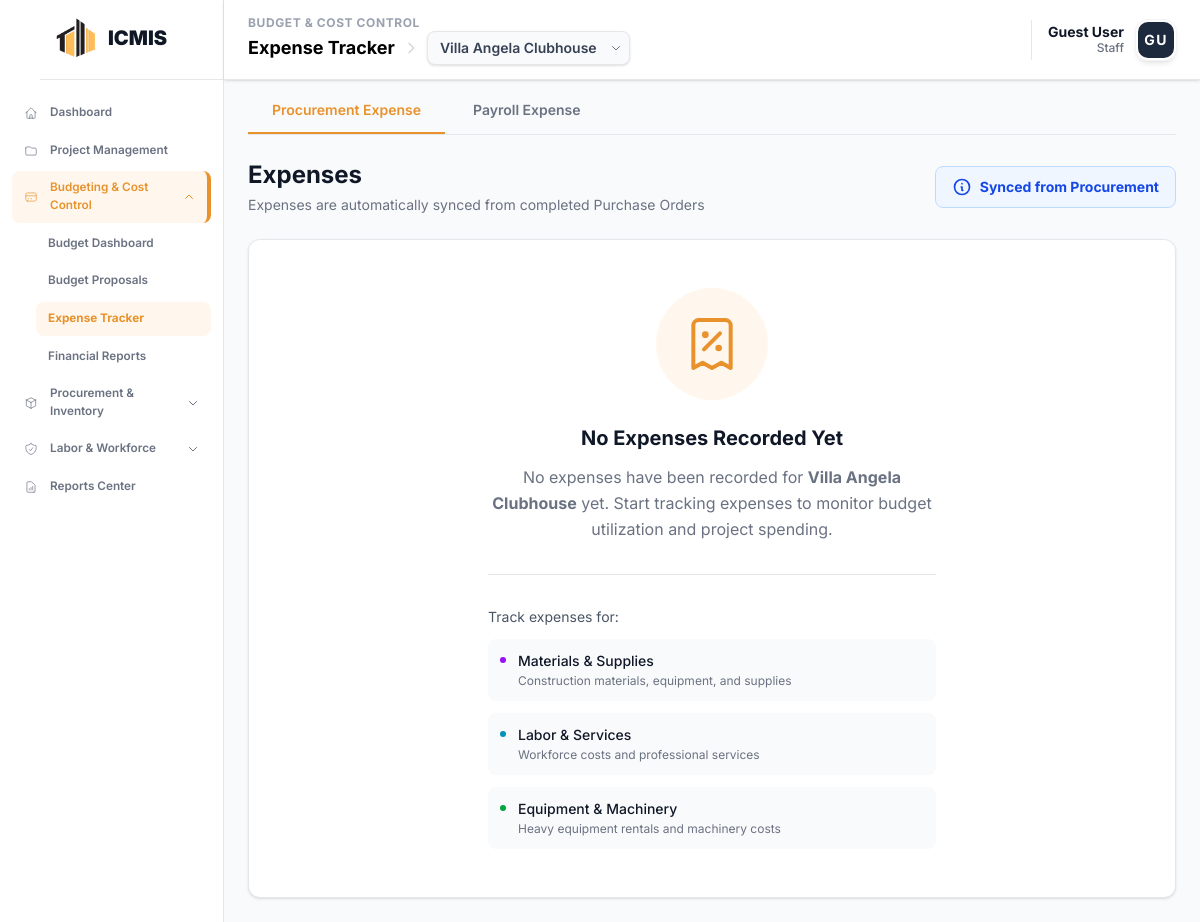
The page /modules/budget/expenses.php on the database as committed earlier.
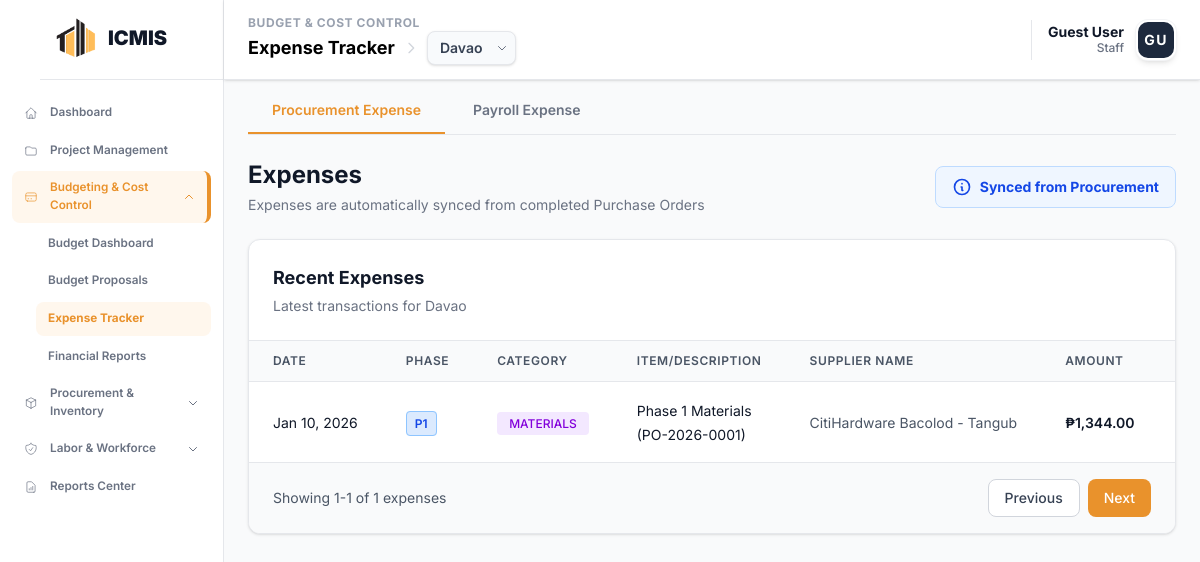
The same page on the database as committed later.
### tables this page shows
CREATE TABLE `icmis_projects` (
  `project_id` int NOT NULL,
  `project_code` varchar(20) NOT NULL,
  `project_name` varchar(255) NOT NULL,
  `description` text,
  `location` varchar(255) DEFAULT NULL,
  `status` enum('Planning','In Progress','Active','On Hold','Completed','Cancelled') DEFAULT 'Planning',
  `start_date` date DEFAULT NULL,
  `end_date` date DEFAULT NULL,
  `completion_rate` decimal(5,2) DEFAULT '0.00',
  `project_manager_id` int DEFAULT NULL,
  `total_budget` decimal(15,2) DEFAULT '0.00'
);

CREATE TABLE `procurement_purchase_orders` (
  `po_id` int NOT NULL,
  `po_reference` varchar(50) NOT NULL,
  `project_id` int NOT NULL,
  `phase_id` int DEFAULT NULL,
  `supplier_id` int NOT NULL,
  `order_title` varchar(255) DEFAULT NULL,
  `order_date` date DEFAULT (curdate()),
  `total_amount` decimal(15,2) DEFAULT '0.00',
  `status` enum('PENDING','APPROVED','REJECTED','COMPLETED') DEFAULT 'PENDING',
  `created_by_user_id` int DEFAULT NULL
);

CREATE TABLE `procurement_suppliers` (
  `supplier_id` int NOT NULL,
  `supplier_name` varchar(100) NOT NULL,
  `contact_person` varchar(100) DEFAULT NULL,
  `contact_number` varchar(20) DEFAULT NULL,
  `email` varchar(100) DEFAULT NULL,
  `address` text,
  `status` enum('Active','Inactive') DEFAULT 'Active'
);

### modules/budget/project_context.php (called while the page is built, shortened)
<?php
function getProjectContext($conn) {
    $sql = "SELECT project_id FROM icmis_projects ORDER BY project_id DESC LIMIT 1";
    $result = $conn->query($sql);
    if ($result && $result->num_rows > 0) {
        $row = $result->fetch_assoc();
        $project_id = intval($row['project_id']);
        return $project_id;
    }
    return 0;
}
?>

### modules/budget/expenses.php (the view, shortened to what the changed rows need)
<?php
  include __DIR__ . '/project_context.php';
  $conn = getBudgetConnection();
  $selected_project_id = getProjectContext($conn);
  $sql_projects = "SELECT project_id, project_code, project_name FROM icmis_projects ORDER BY project_id DESC";
  $result_projects = $conn->query($sql_projects);
  $project_name = 'No Project Selected';
  if ($selected_project_id > 0) {
    $sql_project = "SELECT p.project_id, p.project_code, p.project_name,
                    (SELECT COALESCE(SUM(bp.total_amount), 0)
                     FROM budget_proposals bp
                     WHERE bp.project_id = p.project_id AND bp.status = 'APPROVED') as total_budget,
                    (SELECT COALESCE(SUM(po.total_amount), 0)
                     FROM procurement_purchase_orders po
                     WHERE po.project_id = p.project_id AND po.status = 'COMPLETED') as actual_spending
                    FROM icmis_projects p
                    WHERE p.project_id = ?";
    $stmt = $conn->prepare($sql_project);
    $stmt->bind_param("i", $selected_project_id);
    $stmt->execute();
    $result = $stmt->get_result();
    if ($result && $result->num_rows > 0) {
      $project = $result->fetch_assoc();
        $project_name = $project['project_name'];
      }
    }
    $expenses = [];
    if ($selected_project_id > 0) {
      $sql_expenses = "SELECT
                         po.po_id as expense_id,
                         po.po_id,
                         po.po_reference,
                         po.order_date as expense_date,
                         COALESCE(pp.phase_name, 'Phase 1: Mobilization') as phase,
                         'MATERIALS' as category,
                         CONCAT(po.order_title, ' (', po.po_reference, ')') as description,
                         po.total_amount as amount,
                         'APPROVED' as status,
                         s.supplier_name as supplier_name
                       FROM procurement_purchase_orders po
                       LEFT JOIN procurement_suppliers s ON po.supplier_id = s.supplier_id
                       LEFT JOIN icmis_project_phases pp ON po.phase_id = pp.phase_id
                       WHERE po.project_id = ? AND po.status = 'COMPLETED'
                       ORDER BY po.order_date DESC
                       LIMIT 10";
      $stmt_expenses = $conn->prepare($sql_expenses);
      $stmt_expenses->bind_param("i", $selected_project_id);
      $stmt_expenses->execute();
      $result_expenses = $stmt_expenses->get_result();
      if ($result_expenses && $result_expenses->num_rows > 0) {
        while ($row = $result_expenses->fetch_assoc()) {
          $expenses[] = $row;
        }
      }
    }
    $total_expenses = count($expenses);
?>
<!DOCTYPE html>
<html lang="en">
<head>
  <?php include __DIR__ . '/../../includes/head_assetsv2.php'; ?>
</head>
<body class="bg-gray-50">
  <?php
    include __DIR__ . '/../../includes/sidebar.php';
    include __DIR__ . '/../../includes/header.php';
  ?>
  <main class="ml-56 mt-16 p-6 transition-all duration-300 animate-fade-in">
      <div class="flex items-center justify-between mb-6">
        <div>
          <h1 class="text-2xl text-gray-900 font-bold">Expenses</h1>
        </div>
      </div>
      <div id="procurementView">
      <?php if (empty($expenses)): ?>
      <div class="bg-white rounded-xl border border-gray-200 shadow-sm p-12">
        <div class="max-w-md mx-auto text-center">
          <div class="flex justify-center mb-6">
            <div class="bg-orange-50 rounded-full p-6">
            </div>
          </div>
          <h2 class="text-xl text-gray-900 font-bold mb-3">No Expenses Recorded Yet</h2>
          <p class="text-gray-500 mb-8 leading-relaxed">
            <?php if ($selected_project_id > 0): ?>
              No expenses have been recorded for <strong><?php echo htmlspecialchars($project_name); ?></strong> yet.
              Start tracking expenses to monitor budget utilization and project spending.
            <?php else: ?>
              Please select a project from the dropdown above to view and track expenses.
            <?php endif; ?>
          </p>
          <div class="mt-8 pt-8 border-t border-gray-200">
            <p class="text-sm text-gray-600 mb-3 text-left">Track expenses for:</p>
            <div class="space-y-3">
              <div class="flex gap-3 bg-gray-50 rounded-lg p-3 text-left">
                <div class="shrink-0 mt-1.5">
                  <div class="w-1.5 h-1.5 bg-purple-600 rounded-full"></div>
                </div>
                <div>
                  <div class="text-sm text-gray-900 font-medium">Materials & Supplies</div>
                  <div class="text-xs text-gray-500 mt-0.5">Construction materials, equipment, and supplies</div>
                </div>
              </div>
              <div class="flex gap-3 bg-gray-50 rounded-lg p-3 text-left">
                <div class="shrink-0 mt-1.5">
                  <div class="w-1.5 h-1.5 bg-cyan-600 rounded-full"></div>
                </div>
                <div>
                  <div class="text-sm text-gray-900 font-medium">Labor & Services</div>
                  <div class="text-xs text-gray-500 mt-0.5">Workforce costs and professional services</div>
                </div>
              </div>
              <div class="flex gap-3 bg-gray-50 rounded-lg p-3 text-left">
                <div class="shrink-0 mt-1.5">
                  <div class="w-1.5 h-1.5 bg-green-600 rounded-full"></div>
                </div>
                <div>
                  <div class="text-sm text-gray-900 font-medium">Equipment & Machinery</div>
                  <div class="text-xs text-gray-500 mt-0.5">Heavy equipment rentals and machinery costs</div>
                </div>
              </div>
            </div>
          </div>
        </div>
      </div>
      <?php else: ?>
      <div class="bg-white border border-gray-200 rounded-xl shadow-sm overflow-hidden">
        <div class="p-6 border-b border-gray-200 flex items-center justify-between">
          <div>
            <h2 class="text-lg font-bold text-gray-900 mb-1">Recent Expenses</h2>
            <p class="text-sm text-gray-500">Latest transactions for <?php echo htmlspecialchars($project_name); ?></p>
          </div>
        </div>
        <div class="overflow-x-auto">
          <table class="w-full">
            <thead>
              <tr class="bg-gray-50 border-b border-gray-200">
                <th class="px-6 py-3 text-left text-xs font-semibold text-gray-600 uppercase tracking-wider">Date</th>
                <th class="px-6 py-3 text-left text-xs font-semibold text-gray-600 uppercase tracking-wider">Phase</th>
                <th class="px-6 py-3 text-left text-xs font-semibold text-gray-600 uppercase tracking-wider">Category</th>
                <th class="px-6 py-3 text-left text-xs font-semibold text-gray-600 uppercase tracking-wider">Item/Description</th>
                <th class="px-6 py-3 text-left text-xs font-semibold text-gray-600 uppercase tracking-wider">Supplier Name</th>
                <th class="px-6 py-3 text-left text-xs font-semibold text-gray-600 uppercase tracking-wider">Amount</th>
                <th class="px-6 py-3 text-center text-xs font-semibold text-gray-600 uppercase tracking-wider">Status</th>
              </tr>
            </thead>
            <tbody class="divide-y divide-gray-200">
                <?php foreach ($expenses as $expense): ?>
                  <tr class="hover:bg-gray-50 transition-colors duration-150">
                    <td class="px-6 py-4 whitespace-nowrap">
                      <span class="text-sm text-gray-900"><?php echo date('M d, Y', strtotime($expense['expense_date'])); ?></span>
                    </td>
                    <td class="px-6 py-4 whitespace-nowrap">
                      <?php
                        $phase_badge_colors = [
                          'Phase 1: Mobilization' => 'bg-blue-100 text-blue-700 border-blue-300',
                          'Phase 2: Structural' => 'bg-purple-100 text-purple-700 border-purple-300',
                          'Phase 3: MEPFS' => 'bg-orange-100 text-orange-700 border-orange-300',
                          'Phase 4: Finishing' => 'bg-green-100 text-green-700 border-green-300'
                        ];
                        $phase_display = $expense['phase'] ?? 'Phase 1: Mobilization';
                        $phase_number = substr($phase_display, 6, 1);
                        $phase_badge_class = $phase_badge_colors[$phase_display] ?? 'bg-gray-100 text-gray-700 border-gray-300';
                      ?>
                      <span class="<?php echo $phase_badge_class; ?> px-2 py-1 rounded border text-xs font-semibold">
                        P<?php echo $phase_number; ?>
                      </span>
                    </td>
                    <td class="px-6 py-4 whitespace-nowrap">
                      <?php
                        $category = strtolower($expense['category']);
                        $badge_colors = [
                          'materials' => 'bg-purple-100 text-purple-700',
                          'labor' => 'bg-cyan-100 text-cyan-700',
                          'equipment' => 'bg-green-100 text-green-700'
                        ];
                        $badge_class = $badge_colors[$category] ?? 'bg-gray-100 text-gray-700';
                      ?>
                      <span class="<?php echo $badge_class; ?> px-3 py-1 rounded text-xs font-medium">
                        <?php echo htmlspecialchars(ucfirst($expense['category'])); ?>
                      </span>
                    </td>
                    <td class="px-6 py-4">
                      <span class="text-sm text-gray-900"><?php echo htmlspecialchars($expense['description']); ?></span>
                    </td>
                    <td class="px-6 py-4 whitespace-nowrap">
                      <span class="text-sm text-gray-600"><?php echo htmlspecialchars($expense['supplier_name'] ?? 'N/A'); ?></span>
                    </td>
                    <td class="px-6 py-4 whitespace-nowrap">
                      <span class="text-sm font-semibold text-gray-900">₱<?php echo number_format($expense['amount'], 2); ?></span>
                    </td>
                    <td class="px-6 py-4 whitespace-nowrap">
                    </td>
                  </tr>
                <?php endforeach; ?>
            </tbody>
          </table>
        </div>
        <div class="bg-gray-50 border-t border-gray-200 px-6 py-4 flex items-center justify-between">
          <p class="text-sm text-gray-600">
            Showing <?php echo min(1, $total_expenses); ?>-<?php echo $total_expenses; ?> of <?php echo $total_expenses; ?> expenses
          </p>
          <div class="flex gap-2">
            <button class="px-4 py-2 bg-white border border-gray-300 text-gray-700 hover:bg-gray-50 rounded-lg text-sm font-medium transition-colors duration-150">
              Previous
            </button>
            <button class="px-4 py-2 bg-[#e9922c] hover:bg-[#d17f1f] text-white rounded-lg text-sm font-medium transition-colors duration-150">
              Next
            </button>
          </div>
        </div>
      </div>
      <?php endif; ?>
      </div>
  </main>
</body>
</html>

### includes/header.php (shortened to what the changed rows need)
<?php
$current_uri = $_SERVER['REQUEST_URI'];
$current_file = basename($_SERVER['PHP_SELF']);
if (!isset($show_project_selector)) {
    $show_project_selector = (
        strpos($current_uri, '/modules/budget/') !== false ||
        strpos($current_uri, '/modules/procurement/') !== false ||
        strpos($current_uri, '/modules/workforce/') !== false ||
        strpos($current_uri, '/modules/reports/') !== false ||
        $current_file === 'dashboard.php'
    );
}
$header_projects = [];
$header_project_id = 0;
if ($show_project_selector) {
    $header_project_id = $_SESSION['selected_project_id'] ?? 0;
    if (isset($conn) && $conn instanceof mysqli) {
        $h_sql = "SELECT project_id, project_code, project_name FROM icmis_projects ORDER BY project_id DESC";
        $h_result = $conn->query($h_sql);
        if ($h_result && $h_result->num_rows > 0) {
            while ($row = $h_result->fetch_assoc()) {
                $header_projects[] = $row;
            }
        }
    }
}
?>
<header class="bg-white border-b border-gray-200 shadow-sm px-6 py-4 fixed top-0 left-56 right-0 z-50 h-20 flex items-center justify-between">
    <div class="flex items-center gap-4">
        <div class="flex flex-col">
            <div class="flex items-center gap-2">
                <?php if ($show_project_selector): ?>
                    <div class="relative group">
                        <?php if (!empty($header_projects)): ?>
                            <select onchange="changeHeaderProject(this.value)" class="appearance-none bg-slate-50 border border-gray-200 hover:border-[#e9922c] text-gray-700 text-sm font-semibold rounded-lg pl-3 pr-8 py-1.5 cursor-pointer focus:outline-none focus:ring-2 focus:ring-[#e9922c] focus:border-transparent transition-all shadow-sm">
                                <?php foreach ($header_projects as $proj): ?>
                                    <option value="<?php echo $proj['project_id']; ?>" <?php echo ($proj['project_id'] == $header_project_id) ? 'selected' : ''; ?>>
                                        <?php echo htmlspecialchars($proj['project_name']); ?>
                                    </option>
                                <?php endforeach; ?>
                            </select>
                        <?php else: ?>
                            <select class="appearance-none bg-slate-50 border border-gray-200 text-gray-400 text-sm font-semibold rounded-lg pl-3 pr-8 py-1.5 cursor-not-allowed shadow-sm" disabled>
                                <option selected>No Projects</option>
                            </select>
                        <?php endif; ?>
                        <div class="pointer-events-none absolute inset-y-0 right-0 flex items-center px-2 text-gray-500">
                        </div>
                    </div>
                <?php endif; ?>
            </div>
        </div>
    </div>
</header>

Rows that differ between the two databases and show on the page:
removed icmis_projects: project_name "Villa Angela Clubhouse"
now on this page (row unchanged): icmis_projects: project_name "Davao"
now on this page (row unchanged): procurement_purchase_orders: order_date "Jan 10, 2026", phase_number "1", category "MATERIALS", description "Phase 1 Materials (PO-2026-0001)", procurement_suppliers.supplier_name "CitiHardware Bacolod - Tangub", total_amount "1,344.00"
Other text that changed with them:
form field value: "Villa Angela Clubhouse" → "Davao"
min(1, $total_expenses): (not shown) → "1"
$total_expenses: (not shown) → "1"
text no longer shown: "No Expenses Recorded Yet No expenses have been recorded for yet. Start tracking expenses to monitor budget utilization and project spending. Track expenses for: Materials & Supplies Construction materials, equipment, and supplies Labor & Services Workforce costs and professional services Equipment & Machinery Heavy equipment rentals and machinery costs"
text now shown: "Recent Expenses Latest transactions for DATE PHASE CATEGORY ITEM/DESCRIPTION SUPPLIER NAME AMOUNT Showing - of expenses Previous Next"
